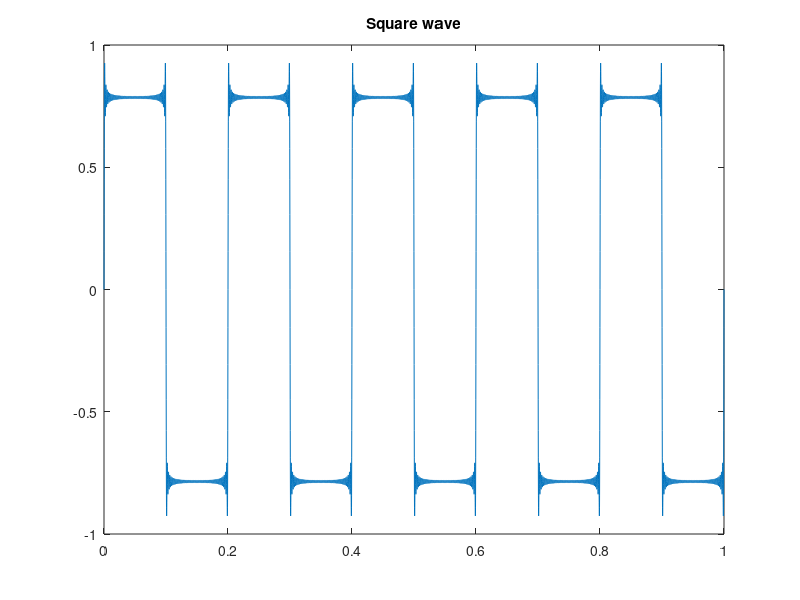

MATLAB code to generate this figure:
clc 
clear all
f=5;
w=2*pi*f;t=0:0.0001:1;
y=0;
for n=1:2:99;
y=y+(1/n)*sin(n*w*t);
end
plot(t,y);
title ('Square wave');